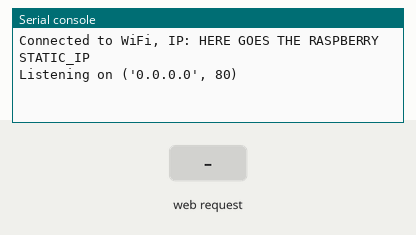
The program below on a simulated ESP32 board running MicroPython. Shown: the last lines printed to the serial console. The inputs (shaded band) are chosen by the test bench. WiFi joins after 1.5 s.

Above: at 3.2 s.
3.3 s: HTTP request GET / received
At 3.6 s:
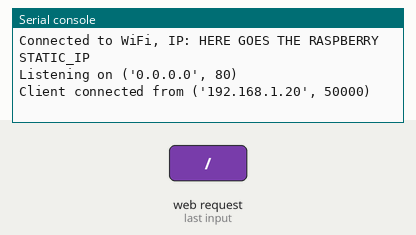
4.8 s: HTTP request GET /poll/makevote received
At 6.0 s:
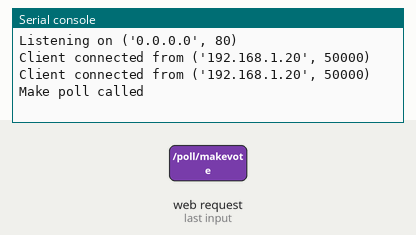

The program:

main.py
```python
import network
import socket
import time
import json

# WiFi settings
SSID = 'HERE GOES YOUR SSID'  # Replace with your WiFi SSID
PASSWORD = 'HERE GOES YOUR PASSWORD'  # Replace with your WiFi password

# Credential
WATCHDOG_KEY = "HERE GOES YOUR WATCHDOG_KEY" # Use the same as you placed in your secrets.h in your ESP32
STATIC_IP = 'HERE GOES THE RASPBERRY STATIC_IP' #Example: 192.168.3.104

# Function to connect to WiFi
def connect_to_wifi():
    wlan = network.WLAN(network.STA_IF)
    wlan.active(True)
    wlan.connect(SSID, PASSWORD)

    while not wlan.isconnected():
        time.sleep(1)

    wlan.ifconfig((STATIC_IP, '255.255.255.0', STATIC_IP, '8.8.8.8'))

    print("Connected to WiFi, IP:", STATIC_IP)

# Function to serve the HTML page with the current LED status
def send_html(client):
    html = """<!DOCTYPE html>
<html>
<head>
    <meta name="viewport" content="width=device-width, initial-scale=1.0, user-scalable=no">
    <title>IoT Star Network</title>
    <style>html { font-family: Helvetica; display: inline-block; margin: 0px auto; text-align: center;}
    body{margin-top: 50px;} h1 {color: #444444;margin: 50px auto 30px;} h3 {color: #444444;margin-bottom: 50px;}
    .button {display: block;width: 80px;background-color: #3498db;border: none;color: white;padding: 13px 30px;text-decoration: none;font-size: 25px;margin: 0px auto 35px;cursor: pointer;border-radius: 4px;}
    .button-on {background-color: #3498db;}
    .button-on:active {background-color: #2980b9;}
    .button-off {background-color: #34495e;}
    .button-off:active {background-color: #2c3e50;}
    p {font-size: 14px;color: #888;margin-bottom: 10px;}
    </style>
</head>
<body>
<h1>DinoRPi Pico W Web Server (Node 1)</h1>
<h3>Using Access Point(AP) Mode</h3>"""
    html += f"<h2>IP {STATIC_IP}</h2>"

    html += "</body></html>"
    client.send(html)

# Main web server loop
def start_server():

    # Create a socket
    addr = socket.getaddrinfo('0.0.0.0', 80)[0][-1]
    s = socket.socket()
    s.setsockopt(socket.SOL_SOCKET, socket.SO_REUSEADDR, 1)
    s.bind(addr)
    s.listen(1)

    print('Listening on', addr)

    while True:
        cl, addr = s.accept()
        print('Client connected from', addr)
        request = cl.recv(1024)
        request = str(request)

        if '/' in request and not '/poll' in request and not '/data' in request:
            send_html(cl)
        elif '/poll/makevote' in request:
            print("Make poll called");
            response = json.dumps({f"{WATCHDOG_KEY}": "Vote submited"})
            cl.send("HTTP/1.1 200 OK\r\nContent-Type: application/json\r\n\r\n" + response)
        elif f'/data/{WATCHDOG_KEY}' in request:
            print("Retrieving and sending data");
            response = json.dumps({"data": 100, f"{WATCHDOG_KEY}": "authenticated"})
            cl.send("HTTP/1.1 200 OK\r\nContent-Type: application/json\r\n\r\n" + response)

        cl.close()

# Connect to WiFi
connect_to_wifi()

# Start the server
start_server()
```

Measured:
- after the input at 3.3 s, the serial console: prints a new line at once (image 1)
- after the input at 4.8 s, the serial console: prints a new line at once (image 2)
